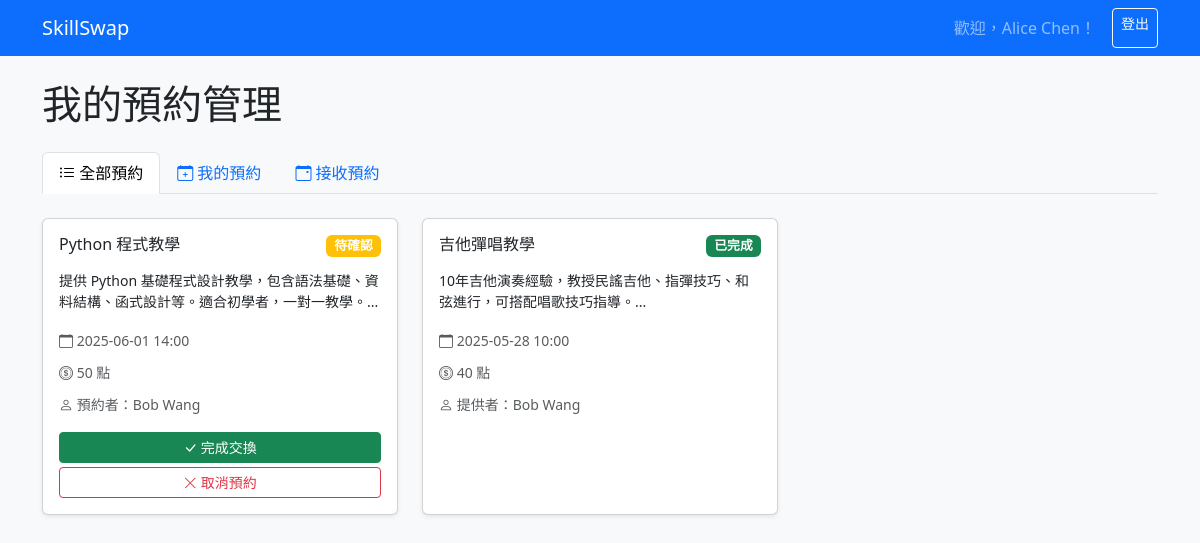
Screenshot of /bookings.php (signed in) with the database file from the repository.
### tables this page shows
CREATE TABLE `ExchangeBooking` (
  `booking_id` INT AUTO_INCREMENT PRIMARY KEY,
  `post_id` INT NOT NULL,
  `requester_id` INT NOT NULL,
  `status` ENUM('待確認','已完成','已取消') NOT NULL DEFAULT '待確認',
  `scheduled_at` DATETIME NOT NULL,
  FOREIGN KEY (`post_id`) REFERENCES `SkillPost`(`post_id`) ON DELETE CASCADE,
  FOREIGN KEY (`requester_id`) REFERENCES `User`(`user_id`) ON DELETE CASCADE
);

CREATE TABLE `SkillPost` (
  `post_id` INT AUTO_INCREMENT PRIMARY KEY,
  `user_id` INT NOT NULL,
  `title` VARCHAR(100) NOT NULL,
  `description` TEXT NOT NULL,
  `point_cost` INT NOT NULL,
  `created_at` DATETIME NOT NULL DEFAULT CURRENT_TIMESTAMP,
  FOREIGN KEY (`user_id`) REFERENCES `User`(`user_id`) ON DELETE CASCADE
);

CREATE TABLE `User` (
  `user_id` INT AUTO_INCREMENT PRIMARY KEY,
  `email` VARCHAR(255) NOT NULL UNIQUE,
  `password_hash` VARCHAR(255) NOT NULL,
  `name` VARCHAR(100) NOT NULL,
  `created_at` DATETIME NOT NULL DEFAULT CURRENT_TIMESTAMP
);

### src/booking.php (called while the page is built, shortened)
<?php
function get_user_bookings($user_id, $type = 'all') {
    global $pdo;
    if ($type === 'requested') {
        $sql = "SELECT b.*, p.title, p.description, p.point_cost, u.name as provider_name
                FROM ExchangeBooking b
                JOIN SkillPost p ON b.post_id = p.post_id
                JOIN User u ON p.user_id = u.user_id
                WHERE b.requester_id = ?
                ORDER BY b.scheduled_at DESC";
        $stmt = $pdo->prepare($sql);
        $stmt->execute([$user_id]);
    } else {
        $sql = "SELECT b.*, p.title, p.description, p.point_cost,
                       provider.name as provider_name, requester.name as requester_name,
                       CASE WHEN p.user_id = ? THEN 'provider' ELSE 'requester' END as role
                FROM ExchangeBooking b
                JOIN SkillPost p ON b.post_id = p.post_id
                JOIN User provider ON p.user_id = provider.user_id
                JOIN User requester ON b.requester_id = requester.user_id
                WHERE p.user_id = ? OR b.requester_id = ?
                ORDER BY b.scheduled_at DESC";
        $stmt = $pdo->prepare($sql);
        $stmt->execute([$user_id, $user_id, $user_id]);
    }
    return $stmt->fetchAll(PDO::FETCH_ASSOC);
}

### public/bookings.php (the view, shortened to what this page needs)
<?php
require_once __DIR__ . '/../src/db.php';
require_once __DIR__ . '/../src/booking.php';
$tab = $_GET['tab'] ?? 'all';
$bookings = get_user_bookings($_SESSION['user_id'], $tab);
?>
<!DOCTYPE html>
<html lang="zh-Hant">
<head>
    <link href="https://cdn.jsdelivr.net/npm/bootstrap@5.3.0/dist/css/bootstrap.min.css" rel="stylesheet">
    <link rel="stylesheet" href="https://cdn.jsdelivr.net/npm/bootstrap-icons@1.11.0/font/bootstrap-icons.css">
</head>
<body>
    <nav class="navbar navbar-expand-lg navbar-dark bg-primary">
        <div class="container">
            <a class="navbar-brand" href="index.php">SkillSwap</a>
            <div class="navbar-nav ms-auto">
                <span class="navbar-text me-3">歡迎，<?= htmlspecialchars($_SESSION['user_name']) ?>！</span>
                <a class="btn btn-outline-light btn-sm" href="logout.php">登出</a>
            </div>
        </div>
    </nav>
    <div class="container mt-4">
        <div class="row">
            <div class="col-12">
                <h1 class="mb-4">我的預約管理</h1>
                <ul class="nav nav-tabs mb-4">
                    <li class="nav-item">
                        <a class="nav-link <?= $tab === 'all' ? 'active' : '' ?>" href="?tab=all">
                            <i class="bi bi-list-ul"></i> 全部預約
                        </a>
                    </li>
                    <li class="nav-item">
                        <a class="nav-link <?= $tab === 'requested' ? 'active' : '' ?>" href="?tab=requested">
                            <i class="bi bi-calendar-plus"></i> 我的預約
                        </a>
                    </li>
                    <li class="nav-item">
                        <a class="nav-link <?= $tab === 'received' ? 'active' : '' ?>" href="?tab=received">
                            <i class="bi bi-calendar-event"></i> 接收預約
                        </a>
                    </li>
                </ul>
                <?php if (empty($bookings)): ?>
                    <div class="alert alert-info text-center">
                        <i class="bi bi-info-circle"></i> 目前沒有相關的預約記錄
                    </div>
                <?php else: ?>
                    <div class="row">
                        <?php foreach ($bookings as $booking): ?>
                            <div class="col-md-6 col-lg-4 mb-4">
                                <div class="card h-100 shadow-sm">
                                    <div class="card-body">
                                        <div class="d-flex justify-content-between align-items-start mb-2">
                                            <h6 class="card-title"><?= htmlspecialchars($booking['title']) ?></h6>
                                            <?php
                                            $badge_class = match($booking['status']) {
                                                '待確認' => 'bg-warning',
                                                '已完成' => 'bg-success',
                                                '已取消' => 'bg-danger',
                                                default => 'bg-secondary'
                                            };
                                            ?>
                                            <span class="badge <?= $badge_class ?> status-badge">
                                                <?= $booking['status'] ?>
                                            </span>
                                        </div>
                                        <p class="card-text small"><?= htmlspecialchars(mb_substr($booking['description'], 0, 80)) ?>...</p>
                                        <div class="mb-2">
                                            <small class="text-muted">
                                                <i class="bi bi-calendar"></i>
                                                <?= date('Y-m-d H:i', strtotime($booking['scheduled_at'])) ?>
                                            </small>
                                        </div>
                                        <div class="mb-2">
                                            <small class="text-muted">
                                                <i class="bi bi-coin"></i> <?= $booking['point_cost'] ?> 點
                                            </small>
                                        </div>
                                        <?php if (isset($booking['role'])): ?>
                                            <div class="mb-3">
                                                <small class="text-muted">
                                                    <?php if ($booking['role'] === 'provider'): ?>
                                                        <i class="bi bi-person"></i> 預約者：<?= htmlspecialchars($booking['requester_name']) ?>
                                                    <?php else: ?>
                                                        <i class="bi bi-person"></i> 提供者：<?= htmlspecialchars($booking['provider_name']) ?>
                                                    <?php endif; ?>
                                                </small>
                                            </div>
                                        <?php endif; ?>
                                        <?php if ($booking['status'] === '待確認'): ?>
                                            <?php if ($tab === 'received' || (isset($booking['role']) && $booking['role'] === 'provider')): ?>
                                                <div class="d-grid gap-1">
                                                    <form method="POST" action="" class="d-inline">
                                                        <button type="submit" name="update_status" class="btn btn-success btn-sm w-100">
                                                            <i class="bi bi-check-lg"></i> 完成交換
                                                        </button>
                                                    </form>
                                                    <form method="POST" action="" class="d-inline">
                                                        <button type="submit" name="update_status" class="btn btn-outline-danger btn-sm w-100">
                                                            <i class="bi bi-x-lg"></i> 取消預約
                                                        </button>
                                                    </form>
                                                </div>
                                            <?php else: ?>
                                                <small class="text-muted">等待服務提供者確認</small>
                                            <?php endif; ?>
                                        <?php endif; ?>
                                    </div>
                                </div>
                            </div>
                        <?php endforeach; ?>
                    </div>
                <?php endif; ?>
            </div>
        </div>
    </div>
</body>
</html>

### public/bookings.php (style rules this page uses)
body { background: #f8f9fa; }
.status-badge { font-size: 0.8em; }

### rows the page displays
exchangebooking: post.title "Python 程式教學", status "待確認", post.description "提供 Python 基礎程式設計教學，包含語法基礎、資料結構、函式設計等。適合初學者，一對一教學。", scheduled_at "2025-06-01 14:00", post.point_cost "50", requester.name "Bob Wang"
exchangebooking: post.title "吉他彈唱教學", status "已完成", post.description "10年吉他演奏經驗，教授民謠吉他、指彈技巧、和弦進行，可搭配唱歌技巧指導。", scheduled_at "2025-05-28 10:00", post.point_cost "40", user.name "Bob Wang"

### other values shown
$_SESSION['user_name'] "Alice Chen"
